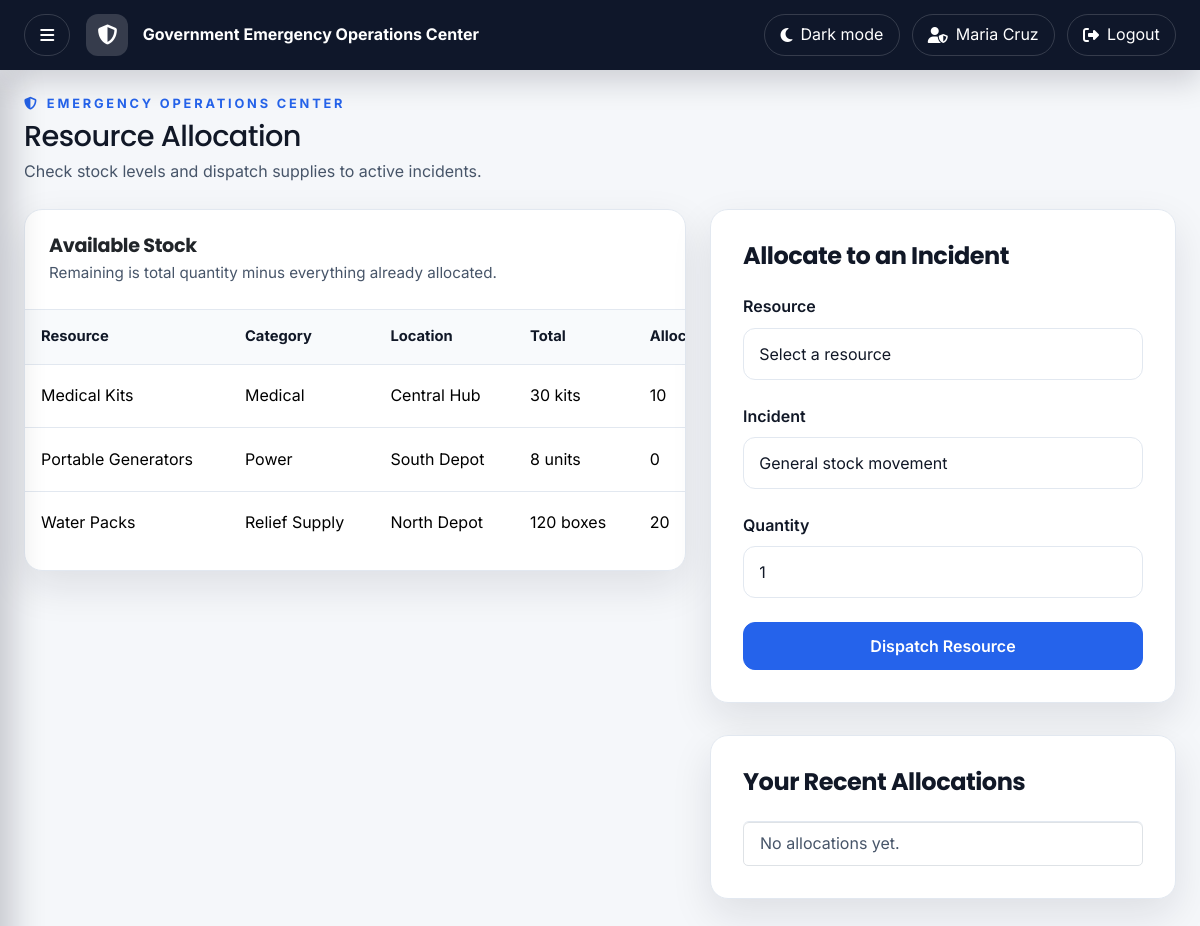
The page /responder/resources.php (signed in) on the database its author committed.
### tables this page shows
CREATE TABLE resources (
    id INT AUTO_INCREMENT PRIMARY KEY,
    name VARCHAR(100) NOT NULL,
    category VARCHAR(50) NOT NULL,
    quantity INT NOT NULL DEFAULT 0,
    unit VARCHAR(30) DEFAULT NULL,
    location VARCHAR(100) NOT NULL,
    status VARCHAR(20) NOT NULL DEFAULT 'available',
    created_at TIMESTAMP DEFAULT CURRENT_TIMESTAMP,
    updated_at TIMESTAMP DEFAULT CURRENT_TIMESTAMP ON UPDATE CURRENT_TIMESTAMP,
    INDEX idx_resources_status (status),
    INDEX idx_resources_category (category)
);

### responder/resources.php (the view, shortened to what this page needs)
<?php
require_once __DIR__ . '/../includes/incidents.php';
$resources = $pdo->query('SELECT r.id, r.name, r.category, r.quantity, r.unit, r.location, r.status,
                                 COALESCE(SUM(a.quantity), 0) AS distributed
                          FROM resources r
                          LEFT JOIN resource_allocations a ON a.resource_id = r.id
                          GROUP BY r.id
                          ORDER BY r.name')->fetchAll();
$myAllocationsStmt = $pdo->prepare('SELECT a.quantity, a.created_at, r.name AS resource_name, r.unit, i.title AS incident_title
                                    FROM resource_allocations a
                                    JOIN resources r ON r.id = a.resource_id
                                    LEFT JOIN disaster_incidents i ON i.id = a.incident_id
                                    WHERE a.allocated_to = ?
                                    ORDER BY a.created_at DESC LIMIT 10');
$myAllocationsStmt->execute([$_SESSION['full_name'] ?? 'Responder']);
$myAllocations = $myAllocationsStmt->fetchAll();
include_once __DIR__ . '/../includes/header.php';
?>
<div class="row g-4">
    <div class="col-lg-7">
        <div class="card table-card">
            <div class="table-toolbar">
                <div>
                    <h3 class="card-title">Available Stock</h3>
                    <p class="card-subtitle">Remaining is total quantity minus everything already allocated.</p>
                </div>
            </div>
            <div class="table-responsive">
                <table class="table">
                    <thead>
                        <tr><th>Resource</th><th>Category</th><th>Location</th><th>Total</th><th>Allocated</th><th>Remaining</th></tr>
                    </thead>
                    <tbody>
                        <?php foreach ($resources as $resource): ?>
                            <tr>
                                <td><?php echo htmlspecialchars($resource['name']); ?></td>
                                <td><?php echo htmlspecialchars($resource['category']); ?></td>
                                <td><?php echo htmlspecialchars($resource['location']); ?></td>
                                <td><?php echo (int) $resource['quantity']; ?> <?php echo htmlspecialchars($resource['unit']); ?></td>
                                <td><?php echo (int) $resource['distributed']; ?></td>
                            </tr>
                        <?php endforeach; ?>
                    </tbody>
                </table>
            </div>
        </div>
    </div>
    <div class="col-lg-5">
        <div class="card p-4 mb-4">
            <h4 class="fw-bold mb-3">Allocate to an Incident</h4>
            <form method="post">
                <div class="mb-3">
                    <label class="form-label" for="resource_id">Resource</label>
                    <select class="form-select" id="resource_id" name="resource_id" required>
                        <option value="">Select a resource</option>
                    </select>
                </div>
                <div class="mb-3">
                    <label class="form-label" for="incident_id">Incident</label>
                    <select class="form-select" id="incident_id" name="incident_id">
                        <option value="">General stock movement</option>
                    </select>
                </div>
                <div class="mb-3">
                    <label class="form-label" for="quantity">Quantity</label>
                    <input class="form-control" id="quantity" name="quantity" type="number" min="1" value="1" required>
                </div>
                <button class="btn btn-primary w-100" type="submit">Dispatch Resource</button>
            </form>
        </div>
        <div class="card p-4">
            <h4 class="fw-bold mb-3">Your Recent Allocations</h4>
            <ul class="list-group">
                <?php if ($myAllocations): foreach ($myAllocations as $allocation): ?>
                    <li class="list-group-item">
                        <strong><?php echo (int) $allocation['quantity']; ?> <?php echo htmlspecialchars($allocation['unit']); ?></strong>
                        of <?php echo htmlspecialchars($allocation['resource_name']); ?>
                        <div class="text-muted"><small><?php echo htmlspecialchars($allocation['incident_title'] ?? 'General stock'); ?> &middot; <?php echo htmlspecialchars($allocation['created_at']); ?></small></div>
                    </li>
                <?php endforeach; else: ?>
                    <li class="list-group-item text-muted">No allocations yet.</li>
                <?php endif; ?>
            </ul>
        </div>
    </div>
</div>
<?php include_once __DIR__ . '/../includes/footer.php'; ?>

### assets/css/layout.css (style rules this page uses)
:root { --background: #f5f7fa; --surface: #ffffff; --surface-muted: #f8fafc; --surface-strong: #eef2ff; --text: #111827; --text-secondary: #475569; --border: #e2e8f0; --navbar: #0f172a; --sidebar: #111827; --primary: #2563eb; --success: #16a34a; --danger: #dc2626; --warning: #f59e0b; --info: #0ea5e9; --shadow: 0 16px 40px rgba(15, 23, 42, 0.10); --shadow-strong: 0 24px 56px rgba(15, 23, 42, 0.16); --radius-lg: 18px; --radius-md: 12px; --radius-sm: 10px; --navbar-height: 70px; --sidebar-width: 280px; --sidebar-collapsed-width: 90px; --spacing-1: 8px; --spacing-2: 16px; --spacing-3: 24px; --spacing-4: 32px; --spacing-5: 48px; --font-sans: 'Inter', 'Segoe UI', Roboto, sans-serif; --font-display: 'Poppins', 'Segoe UI', sans-serif; }
* { box-sizing: border-box; }
html { scroll-behavior: smooth; }
body { margin: 0; min-height: 100vh; font-family: var(--font-sans); background: var(--background); color: var(--text); line-height: 1.6; overflow: hidden; transition: background 0.25s ease, color 0.25s ease; }
button, input, select, textarea { font: inherit; }
h1, h2, h3, h4, h5, h6 { margin: 0; font-family: var(--font-display); color: var(--text); letter-spacing: -0.02em; }
p { margin: 0; }

### assets/css/components.css (style rules this page uses)
.card { background: var(--surface); border: 1px solid var(--border); border-radius: var(--radius-lg); box-shadow: var(--shadow); padding: var(--spacing-3); transition: transform 0.2s ease, box-shadow 0.2s ease, border-color 0.2s ease; }
.card-title { font-size: 1.2rem; font-weight: 700; }
.card-subtitle { color: var(--text-secondary); font-size: 0.95rem; }
.btn { display: inline-flex; align-items: center; justify-content: center; gap: 0.5rem; min-height: 44px; padding: 0.7rem 1rem; border-radius: 12px; border: 1px solid transparent; font-weight: 600; transition: transform 0.2s ease, box-shadow 0.2s ease, background 0.2s ease; }
.btn-primary { background: var(--primary); color: white; border-color: var(--primary); }

### assets/css/forms.css (style rules this page uses)
.form-label { font-weight: 600; color: var(--text); }
.form-control, .form-select, .form-textarea { width: 100%; min-height: 48px; padding: 0.8rem 0.95rem; border: 1px solid var(--border); border-radius: 12px; background: var(--surface); color: var(--text); transition: border-color 0.2s ease, box-shadow 0.2s ease; }
.form-control::placeholder, .form-textarea::placeholder { color: var(--text-secondary); opacity: 0.75; }

### assets/css/tables.css (style rules this page uses)
.table-card { overflow: hidden; padding: 0; }
.table-toolbar { display: flex; align-items: center; justify-content: space-between; gap: var(--spacing-2); flex-wrap: wrap; padding: var(--spacing-3); border-bottom: 1px solid var(--border); }
.table-responsive { overflow-x: auto; }
.table { width: 100%; border-collapse: collapse; min-width: 840px; }
.table thead th { position: sticky; top: 0; z-index: 1; background: var(--surface-muted); color: var(--text); text-align: left; padding: 0.95rem 1rem; font-size: 0.92rem; border-bottom: 1px solid var(--border); }
.table tbody td { padding: 0.95rem 1rem; border-bottom: 1px solid var(--border); vertical-align: middle; }
.table tbody tr:nth-child(even) { background: rgba(37, 99, 235, 0.03); }
.table tbody tr:last-child td { border-bottom: none; }

### assets/css/utilities.css (style rules this page uses)
.text-muted { color: var(--text-secondary) !important; }
.p-4 { padding: var(--spacing-4) !important; }
.mb-3 { margin-bottom: var(--spacing-3) !important; }
.mb-4 { margin-bottom: var(--spacing-4) !important; }
.w-100 { width: 100% !important; }

### rows shown on the page
resources: name "Medical Kits", category "Medical", location "Central Hub", quantity "30", unit "kits", distributed "10"
resources: name "Portable Generators", category "Power", location "South Depot", quantity "8", unit "units", distributed "0"
resources: name "Water Packs", category "Relief Supply", location "North Depot", quantity "120", unit "boxes", distributed "20"

### other values the page prints
$displayName "Maria Cruz"
$pageTitle "Resource Allocation"
$pageSubtitle "Check stock levels and dispatch supplies to active incidents."
